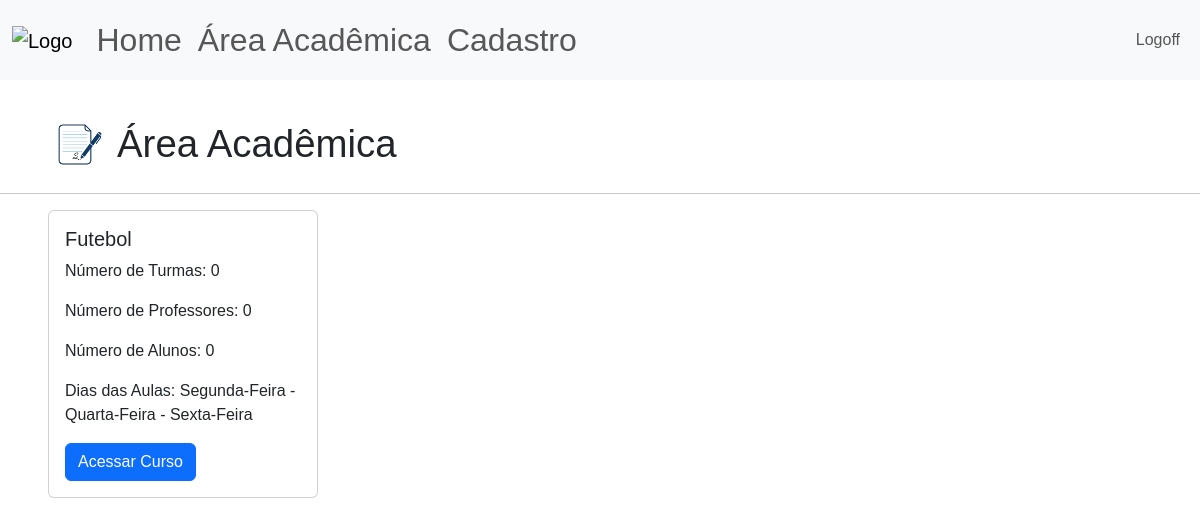
Page /area-academica (signed in) on the earlier database version.
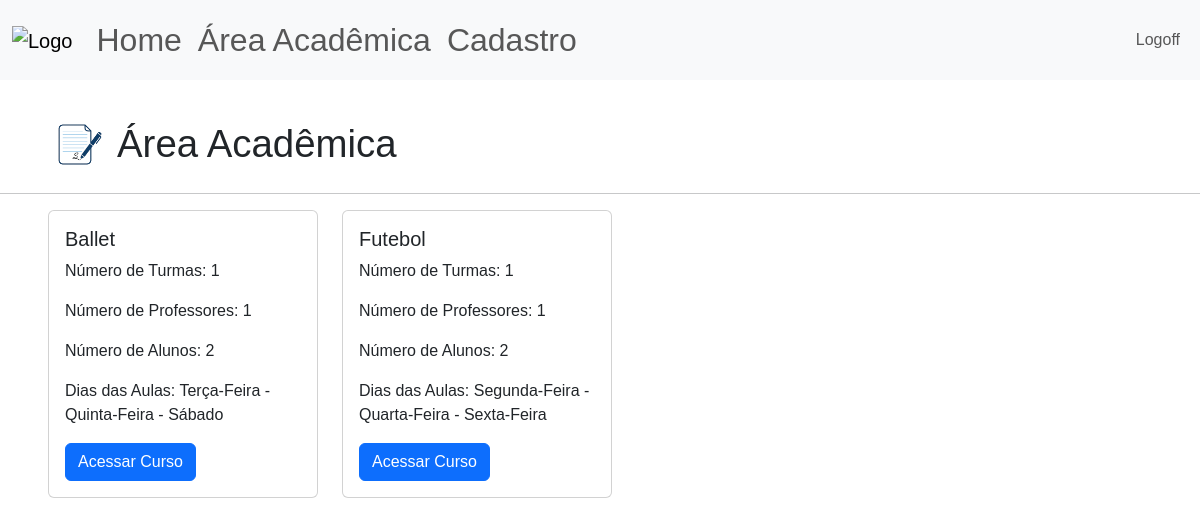
Same page on the later database version.
### site_verbo_amar/models.py (models this page shows)
class Atividade(database.Model):
    id = database.Column(database.Integer, primary_key=True)
    atividade = database.Column(database.String, nullable=False, unique=True)
    dias_aula = database.Column(database.String, nullable=False)

### site_verbo_amar/routes.py (the view)
@app.route("/area-academica", methods=['POST','GET'])
@login_required
def area_academica():
    atividades = carregar_nome_atividades()
    atividades = carregar_turmas(atividades)
    return render_template("area_academica.html", atividades=atividades)

### site_verbo_amar/models.py (called while the page is built)
@login_manager.user_loader
def load_user(id_usuario):
    return Usuario.query.get(int(id_usuario))

### site_verbo_amar/routes.py (called while the page is built)
def carregar_nome_atividades():
    dict_ativ = {}
    atividades = Atividade.query.order_by(Atividade.atividade.asc()).all()
    for ativ in atividades:
        dict_ativ[ativ.id] = {"nome_atividade":ativ.atividade,
                              "dias_aula":ativ.dias_aula.replace(";",' - '),
                              "turmas":0,
                              "professores":[],
                              "alunos":0,
                              "n_professores":0}
    return dict_ativ

def carregar_turmas(dict_ativ):
    turmas = Turma.query.order_by(Turma.id_atividade.asc()).all()
    for ativ in dict_ativ:
        for id in turmas:
            if ativ == id.id_atividade:
                dict_ativ[ativ]['turmas'] += 1
                if type(id.id_aluno) == int and id.id_aluno !=0:
                    total_alunos =1
                else:
                    total_alunos = len(id.id_aluno) - id.id_aluno.count(';')
                dict_ativ[ativ]['alunos'] += total_alunos
                if not id.id_professor in dict_ativ[ativ]['professores']:
                    dict_ativ[ativ]['professores'].append(id.id_professor)
                    dict_ativ[ativ]['n_professores'] +=1
    return dict_ativ

### site_verbo_amar/templates/area_academica.html
{% extends 'base.html'%}
{% block body %}
<div class = "d-flex align-items-center gap-1", style="padding-left: 3rem; padding-top: 2rem;">
    <img src="{{url_for('static', filename='academica_logo.png')}}" alt="study" height="65">
    <h1 style="font-size: 2.4rem; font-weight: 500; line-height: 1.2; margin: 0;">Área Acadêmica</h1>
</div>
<hr>
<div class="row" style="padding-left: 3rem;">
{% for ativ in atividades %}
    <div class="col-sm-3 mb-3 mb-sm-0">
      <div class="card">
        <div class="card-body">
          <h5 class="card-title">{{atividades[ativ]["nome_atividade"]}}</h5>
          <p class="card-text">Número de Turmas: {{atividades[ativ]["turmas"]}}</p>
          <p class="card-text">Número de Professores: {{atividades[ativ]["n_professores"]}}</p>
          <p class="card-text">Número de Alunos: {{atividades[ativ]["alunos"]}}</p>
          <p class="card-text">Dias das Aulas: {{atividades[ativ]["dias_aula"]}}</p>
          <a href="{{ url_for('exibir_turmas', nome=atividades[ativ]['nome_atividade']) }}" class="btn btn-primary">Acessar Curso</a>
        </div>
      </div>
    </div>
 {% endfor %}
</div>
{% endblock %}

### site_verbo_amar/templates/base.html (shortened to what this page needs)
<!DOCTYPE html>
<html lang="pt-br">
<head>
    <link href="https://cdn.jsdelivr.net/npm/bootstrap@5.3.8/dist/css/bootstrap.min.css" rel="stylesheet">
    <link rel="stylesheet" type="text/css" href="{{url_for('static', filename='main.css')}}">
</head>
<body>
    {% include 'navbar.html'%}
    {% block body %}
    {% endblock %}
</body>
</html>

### site_verbo_amar/templates/navbar.html (shortened to what this page needs)
<nav class="navbar navbar-expand-lg bg-body-tertiary">
  <div class="container-fluid">
    <a class="navbar-brand" href="{{ url_for('home')}}">
      <img src = "{{url_for('static', filename='logo.png')}}", height="100", alt="Logo">
    </a>
    <ul class="navbar-nav me-auto mb-2 mb-lg-0" style="font-size: 2rem;">
        {% if current_user.is_authenticated %}
          <li class="nav-item">
            <a class="nav-link" href="{{ url_for('home') }}">Home</a>
          </li>
          <li class="nav-item">
            <a class="nav-link" href="{{ url_for('area_academica') }}">Área Acadêmica</a>
          </li>
          <li class="nav-item">
            <a class="nav-link" href="{{ url_for('cadastro') }}">Cadastro</a>
          </li>
         {% endif %}
      </ul>
      <ul class="d-flex navbar-nav">
        {% if current_user.is_authenticated %}
            <li class="nav-item">
              <a class="nav-link" href="{{ url_for('sair') }}">Logoff</a>
            </li>
        {% else %}
          <li class="nav-item">
            <a class="nav-link" href="{{ url_for('login') }}">Login</a>
          </li>
        {% endif %}
      </ul>
    </div>
</nav>

### site_verbo_amar/static/main.css (style rules this page uses)
* { font-family:'Poppins', sans-serif; }

Differences in the rows shown:
added Atividade: atividade "Ballet"
Other differences:
new list line: "Número de Turmas: 1 Número de Professores: 1 Número de Alunos: 2 Dias das Aulas: Terça-Feira - Quinta-Feira - Sábado Acessar Curso"
new list line: "Futebol"
new list line: "Número de Turmas: 1 Número de Professores: 1 Número de Alunos: 2 Dias das Aulas: Segunda-Feira - Quarta-Feira - Sexta-Feira Acessar Curso"
list line gone: "Futebol"
list line gone: "Número de Turmas: 0 Número de Professores: 0 Número de Alunos: 0 Dias das Aulas: Segunda-Feira - Quarta-Feira - Sexta-Feira Acessar Curso"
